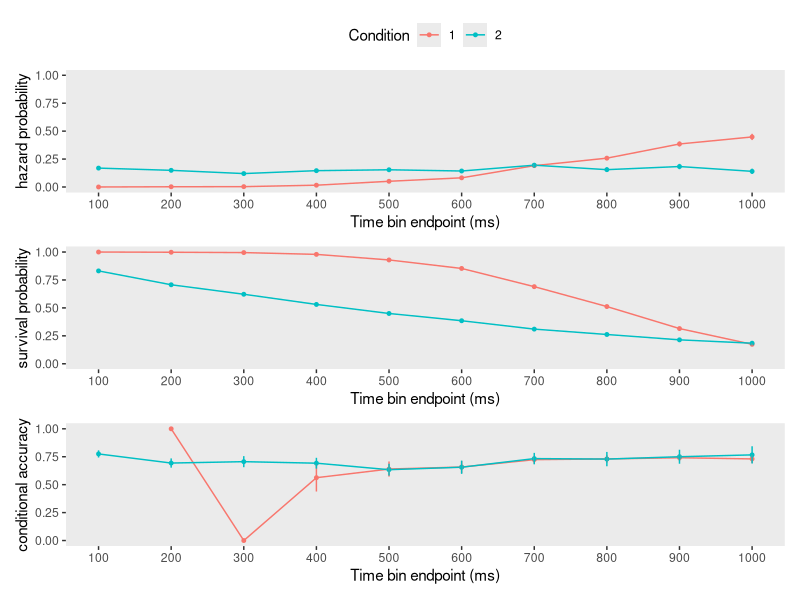
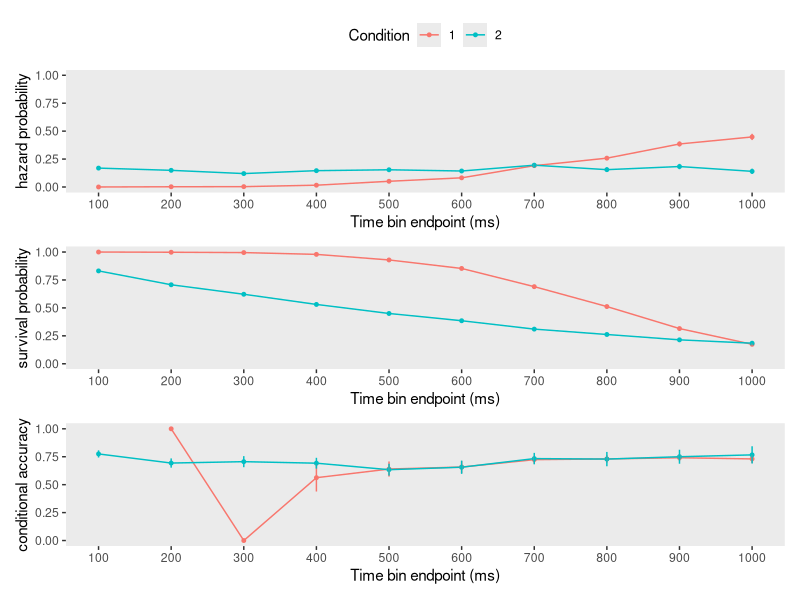

These charts were generated, in order, by the following R code:
## ---- chunk 1
knitr::opts_chunk$set(echo = TRUE)
## ---- chunk 2
library(tidyverse)
library(patchwork)
## ---- chunk 3
set.seed(1274)
Trials_perCondition = 1000

data <- tibble(
  pid   = 1,
  trial = sample(1:(2*Trials_perCondition)),
  condition = c(rep(1,Trials_perCondition), rep(2,Trials_perCondition)),
  RT = c(rnorm(Trials_perCondition, 800, 200), rexp(Trials_perCondition, 1/600)),
  acc = rep(sample(c(0,1), size=Trials_perCondition,replace=T, prob=c(.3,.7)),2)) %>% 
        arrange(trial) %>%
        mutate(RT = ifelse(RT<0,0.00000001,RT),
               condition=factor(condition,levels=c(1,2)))

print.data.frame(data)
## ---- chunk 4
cutoff <- 1000 # censoring time in ms
bin_size <- 100

data2 <- data %>%
         mutate(censor = 1,
                RT2 = ifelse(RT > cutoff, cutoff, RT),
                censor = ifelse(RT2 == cutoff,0,censor),
                dRT = ceiling(RT2/bin_size))

print.data.frame(data2)
## ---- chunk 5
data_ptb <-
  data2 %>% 
  uncount(weights = dRT) %>% # duplicate rows according to a weighting variable (or expression).
  group_by(trial) %>% 
  mutate(period = 1:n()) %>% 
  mutate(event = if_else(period == max(period) & censor == 1, 1, 0)) %>% 
  select(-censor) %>% 
  ungroup()

#print.data.frame(data_ptb)
## ---- chunk 6
data_lt <-
  data_ptb %>% 
  mutate(event = str_c("event = ", event)) %>%
  group_by(condition,period) %>% 
  count(event) %>% 
  ungroup() %>% 
  pivot_wider(names_from = event,
              values_from = n) %>% 
  mutate(ev1 = ifelse(is.na(`event = 1`),0,`event = 1`), # replace NA with 0
         ev0 = ifelse(is.na(`event = 0`),0,`event = 0`),
         RS = ev0 + ev1) %>%
  mutate(hazard = (ev1 / RS) %>% round(digits = 3)) %>% # estimate hazard
  mutate(se_haz = sqrt((hazard * (1 - hazard)) / RS) %>% round(digits=3)) %>% # se hazard
  group_by(condition) %>%
  mutate(survival = cumprod(1-hazard) %>% round(digits = 3), # estimate survival
         term     = cumsum(hazard / (RS * (1 - hazard))) %>% round(digits = 6), 
         se_surv = (survival * sqrt(term)) %>% round(digits = 7)) %>% # Greenwood's (1926) approximation
  ungroup()

print.data.frame(data_lt)
## ---- chunk 7
ca <- data2 %>%
  filter(censor==1) %>%
  group_by(condition,dRT) %>%
  summarize(ca = mean(acc),
            n = n()) %>%
  ungroup() %>%
  mutate(period = dRT,
         se_ca = sqrt((ca * (1-ca)) / n)) %>%
  select(-dRT)

ca
## ---- chunk 8
lt_full <- data_lt %>%
    left_join(ca, join_by(condition,period))

print.data.frame(lt_full)
## ---- chunk 9

## ---- chunk 10
p1 <-data_lt %>%
  ggplot(aes(x=period, color=factor(condition), group=condition)) +
  geom_line(aes(y=hazard)) +
  geom_point(aes(y=hazard), size=1) + labs(color="Condition") +
  geom_linerange(aes(ymin=hazard-se_haz, ymax=hazard+se_haz), show.legend = F)+
  #scale_color_viridis_d(NULL, option = "A", end=.55) +
  scale_x_continuous(breaks = 1:(cutoff/bin_size), labels=c(1:(cutoff/bin_size)*bin_size)) +
  scale_y_continuous(limits = c(0,1)) +
  labs(x="Time bin endpoint (ms)",
       y="hazard probability") +
  theme(legend.background = element_rect(fill = "transparent"),
        panel.grid = element_blank(),
        legend.position = "top")

p2 <-data_lt %>%
  ggplot(aes(x=period, color=factor(condition), group=condition)) +
  geom_line(aes(y=survival), show.legend = F) +
  geom_point(aes(y=survival), size=1, show.legend = F) +
  geom_linerange(aes(ymin=survival-se_surv, ymax=survival+se_surv), show.legend = F)+
  #scale_color_viridis_d(NULL, option = "A", end=.55) +
  scale_x_continuous(breaks = 1:(cutoff/bin_size), labels=c(1:(cutoff/bin_size)*bin_size)) +
  scale_y_continuous(limits = c(0,1)) +
  labs(x="Time bin endpoint (ms)",
       y="survival probability",
       colour="Condition") +
  theme(legend.background = element_rect(fill = "transparent"),
        panel.grid = element_blank())

p3 <-lt_full %>%
  ggplot(aes(x=period, color=factor(condition), group=condition)) +
  geom_line(aes(y=ca), show.legend = F) +
  geom_point(aes(y=ca), size=1, show.legend = F) +
  geom_linerange(aes(ymin=ca-se_ca, ymax=ca+se_ca), show.legend = F)+
  #scale_color_viridis_d(NULL, option = "A", end=.55) +
  scale_x_continuous(breaks = 1:(cutoff/bin_size), labels=c(1:(cutoff/bin_size)*bin_size)) +
  scale_y_continuous(limits = c(0,1)) +
  labs(x="Time bin endpoint (ms)",
       y="conditional accuracy",
       colour="Condition") +
  theme(legend.background = element_rect(fill = "transparent"),
        panel.grid = element_blank())



p1/p2/p3

ggsave("example1.png", width = 8, height = 5, dpi = 600)

